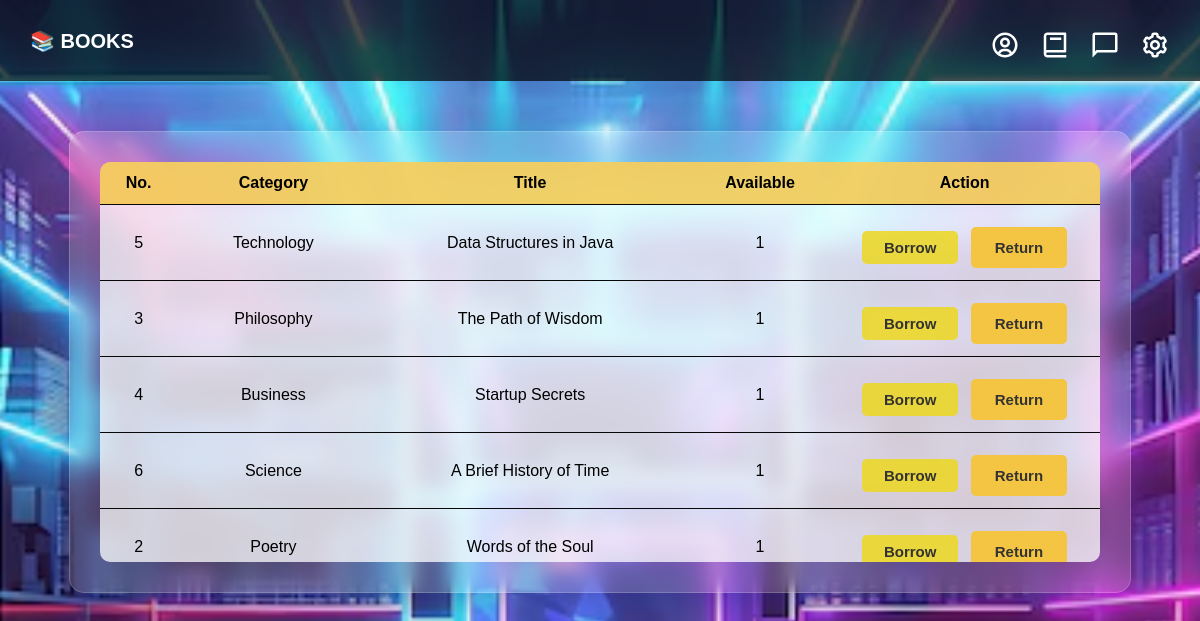
The app's page /books.php (signed in) with its own data.
### tables this page shows
CREATE TABLE IF NOT EXISTS books (
    id INT AUTO_INCREMENT PRIMARY KEY,
    category VARCHAR(100) NOT NULL,
    title VARCHAR(255) NOT NULL,
    author VARCHAR(255) NOT NULL,
    number_of_books INT NOT NULL DEFAULT 1,
    available_books TINYINT(1) NOT NULL DEFAULT 1,
    created_at DATETIME DEFAULT CURRENT_TIMESTAMP
);

### books.php (the view, shortened to what this page needs)
<?php
include 'db.php';
$activeBorrowIds = [];
$q = $q = "SELECT id, category, title, available_books, number_of_books FROM books ORDER BY id";
$stmt2 = $conn->prepare($q);
$stmt2->execute();
$books = $stmt2->get_result();
?>
<!DOCTYPE html>
<html>
<head>
    <link rel="stylesheet" href="style.css">
</head>
<body>
<div class="navbar">
    <div class="navbar-title">📚 BOOKS</div>
    <div class="navbar-icons">
        <a href="profile.php" title="Profile">
        </a>
        <a href="mybooks.php" title="My Books">
        </a>
           <a href="user_message.php" title="Messages">
            <svg xmlns="http://www.w3.org/2000/svg" width="30" height="30"
                 fill="currentColor" viewBox="0 0 24 24">
                <path d="M4 4h16v12H5.17L4 17.17V4m0-2a2 2 0 0 0-2 2v18l4-4h14a2 2 0 0 0 2-2V4a2
                         2 0 0 0-2-2H4z"/>
            </svg>
        </a>
        <a href="settings.php" title="Settings">
        </a>
    </div>
</div>
<div class="content">
     <div class="table-wrapper">
    <table>
        <thead>
            <tr>
                      <th>No.</th>
                    <th>Category</th>
                    <th>Title</th>
                    <th>Available</th>
                    <th>Action</th>
            </tr>
        </thead>
        <tbody>
           <?php while ($book = $books->fetch_assoc()):
                    $bookId = (int)$book['id'];
                    $userHasBorrow = isset($activeBorrowIds[$bookId]);
                ?>
              <tr>
                    <td><?= $book['number_of_books'] ?></td>
                    <td><?= htmlspecialchars($book['category']) ?></td>
                    <td><?= htmlspecialchars($book['title']) ?></td>
                    <td><?= $book['available_books'] ?></td>
                    <td>
                       <form action="borrow.php" method="post" style="display:inline;">
                         <button class="borrow-btn" type="submit"
                         <?= $book['available_books'] == 1 ? '' : 'disabled' ?>>Borrow</button>
                      </form>
                      <form action="return.php" method="post" style="display:inline;margin-left:8px;">
                         <button class="return-btn" type="submit"
                         <?= ($book['available_books'] == 0 && $userHasBorrow) ? '' : 'disabled' ?>>Return</button>
                     </form>
                  </td>
              </tr>
            <?php endwhile; ?>
        </tbody>
    </table>
</div>
</body>
</html>

### style.css (style rules this page uses)
body { margin: 0; padding: 0; font-family: Arial, sans-serif; background: url('pinkbooks.avif') no-repeat center center fixed; background-size: cover; }
button { width: 40%; padding: 12px; background-color: #f4c542; border: none; border-radius: 5px; font-size: 15px; font-weight: bold; color: #333; cursor: pointer; margin-top: 10px; transition: background-color 0.3s; }
a { color: #fff; text-decoration: none; font-size: 13px; display: block; margin-top: 15px; }
body { margin: 0; font-family: Arial, sans-serif; background: #f0f2f5; }
.navbar { display: flex; justify-content: space-between; align-items: center; background: #636464; color: white; padding: 15px 30px; }
.navbar-title { font-size: 24px; font-weight: bold; }
.navbar-icons a { margin-left: 20px; font-size: 22px; color: white; text-decoration: none; }
.content { max-width: 900px; margin: 40px auto; background: white; padding: 20px; border-radius: 12px; box-shadow: 0 0 10px rgb(14, 14, 13); }
table { width: 100%; border-collapse: collapse; }
th, td { padding: 12px 15px; text-align: center; border-bottom: 1px solid #ddd; }
th { background-color: #f7f7f7; }
.borrow-btn { padding: 12px 15px; background: #ffc107; border: none; cursor: pointer; border-radius: 5px; }

### books.php (style rules this page uses)
body { margin: 0; font-family: Arial, sans-serif; background: url('mybooks.avif') no-repeat center center fixed; background-size: cover; }
.navbar { display: flex; align-items: center; background: rgba(0, 0, 0, 0.7); color: white; padding: 15px 30px; }
.navbar-title { flex: 1; font-size: 20px; cursor: pointer; }
.navbar-icons { display: flex; justify-content: flex-end; align-items: center; }
.navbar-icons a { margin-left: 20px; font-size: 22px; color: white; text-decoration: none; }
.content { max-width: 1000px; margin: 50px auto; background: rgba(255, 255, 255, 0.15); padding: 30px; border-radius: 15px; box-shadow: 0 8px 32px 0 rgba(31, 38, 135, 0.37); backdrop-filter: blur(10px); -webkit-backdrop-filter: blur(10px); border: 1px solid rgba(255, 255, 255, 0.18); }
.table-wrapper { max-height: 400px; overflow-y: auto; border-radius: 10px; }
table { width: 100%; border-collapse: collapse; background-color: rgba(255, 255, 255, 0.75); border-top-left-radius: 8px; border-bottom-left-radius: 8px; overflow: hidden; }
th, td { padding: 12px 15px; text-align: center; border-bottom: 1px solid #070707ff; }
th { background-color: rgba(244, 197, 66, 0.8); }
.borrow-btn { padding: 8px 14px; background: #ecd92ae5; border: none; border-radius: 5px; cursor: pointer; font-weight: bold; }

### records on screen
books: number_of_books "5", category "Technology", title "Data Structures in Java", available_books "1"
books: number_of_books "3", category "Philosophy", title "The Path of Wisdom", available_books "1"
books: number_of_books "4", category "Business", title "Startup Secrets", available_books "1"
books: number_of_books "6", category "Science", title "A Brief History of Time", available_books "1"
books: number_of_books "2", category "Poetry", title "Words of the Soul", available_books "1"
